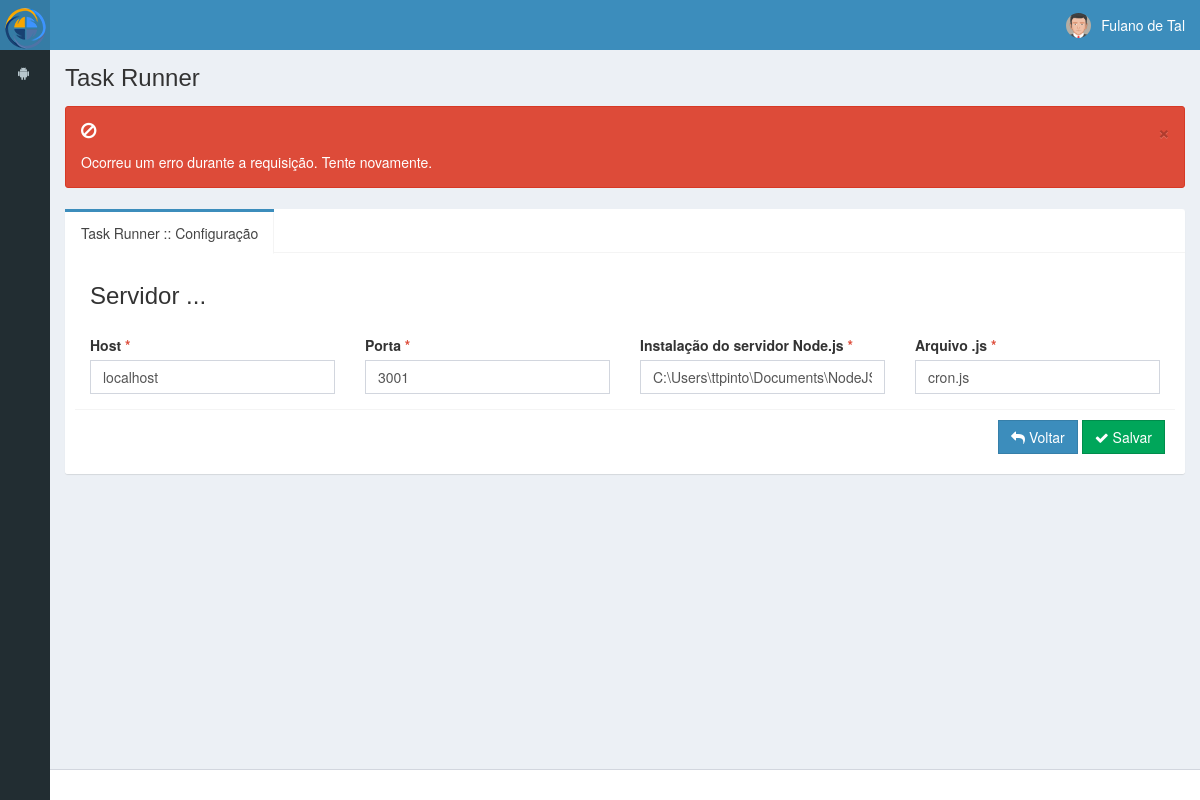
/index.php/robostart/servidor, run on the app's committed database.
### tables this page shows
CREATE TABLE `robo_config` (
  `id` int(11) NOT NULL AUTO_INCREMENT,
  `host` varchar(50) NOT NULL,
  `port` varchar(5) NOT NULL,
  `path` varchar(255) NOT NULL,
  `file` varchar(50) NOT NULL,
  PRIMARY KEY (`id`)
);

### application/controllers/RoboStart.php (called while the page is built, shortened)
<?php
class RoboStart extends CI_Controller{
    public function __construct() {
        $this->load->model("robo_config_model", "robo");
        $this->load->model("robo_grupos_model", "grupos");
        $this->load->model("robo_agenda_model", "agenda");
        $this->load->model("robo_server_exec_model", "execucao");
        $this->load->library('form_validation');
        $this->load->helper("html_utils_helper");
        $this->data['title'] = 'Task Runner';
    }
    public function servidor(){
        $this->data['subTitle'] = 'Task Runner :: Configuração';
        $this->data['robo']     = $this->robo->get();
        $this->load->view("robo/servidor", $this->data);
    }
}

### index.php (called while the page is built, shortened)
<?php
require_once BASEPATH.'core/CodeIgniter.php';

### application/models/Robo_config_model.php (called while the page is built, shortened)
<?php
class Robo_config_model extends CI_Model {
    function get() {
        $this->db->where("id", 1);
        return $this->db->get("robo_config")->row_array();
    }
}

### application/views/robo/servidor.php (the view, shortened to what this page needs)
<!DOCTYPE html>
<html>
    <head>
        <link rel="stylesheet" href="<?php echo base_url() ?>assets/bootstrap/css/bootstrap.min.css">
        <link rel="stylesheet" type="text/css" href="<?php echo base_url(); ?>assets/dist/css/font-awesome.css">
        <link rel="stylesheet" type="text/css" href="<?php echo base_url(); ?>assets/dist/css/ionicons.min.css">
        <link rel="stylesheet" type="text/css" href="<?php echo base_url(); ?>assets/dist/css/AdminLTE.css">
        <link rel="stylesheet" type="text/css" href="<?php echo base_url() ?>assets/dist/css/skins/_all-skins.min.css">
        <link rel="stylesheet" href="<?php echo base_url() ?>assets/custom/css/application.custom.css">
    </head>
    <body class="hold-transition skin-blue sidebar-mini sidebar-collapse">
        <div class="wrapper">
            <div class="content-wrapper">
                <section class="content-header">
                    <h1>
                        <?php echo $title; ?>
                    </h1>
                </section>
                <section class="content">
                    <div class="row">
                        <div class="col-xs-12">
                            <div class="nav-tabs-custom box box-no-border allow-preloader">
                                <ul class="nav nav-tabs">
                                    <li class="active"><a href="#tab_1" data-toggle="tab" aria-expanded="true"><?php echo $subTitle; ?></a></li>
                                </ul>
                                <div class="tab-content">
                                    <div class="tab-pane active" id="tab_1">
                                        <form role="ajax-form-servidor" method="post" action="<?php echo base_url("servidor-node/salvar"); ?>" enctype="multipart/form-data" autocomplete="off">
                                            <div class="row">
                                                <div class="col-xs-12">
                                                    <div class="form-group">
                                                        <div class="form-group col-xs-12">
                                                            <h3>Servidor <span class="" role="server-status">...</span></h3>
                                                        </div>
                                                        <div class="form-group col-xs-8 col-sm-8 col-md-8 col-lg-3">
                                                            <label>Host <span class="text-red">*</span></label>
                                                            <input type="text" class="form-control" name="host" value="<?php echo $robo["host"]; ?>" placeholder="Ex: embboa16.bot.emb"/>
                                                        </div>
                                                        <div class="form-group col-xs-4 col-sm-4 col-md-4 col-lg-3">
                                                            <label>Porta <span class="text-red">*</span></label>
                                                            <input type="text" class="form-control" name="port" value="<?php echo $robo["port"]; ?>" placeholder="Ex: 3000"/>
                                                        </div>
                                                        <div class="form-group col-xs-12 col-sm-6 col-md-6 col-lg-3">
                                                            <label>Instalação do servidor Node.js <span class="text-red">*</span></label>
                                                            <input type="text" class="form-control" name="path" value="<?php echo $robo["path"]; ?>" placeholder="Ex: D:\NodeJS"/>
                                                        </div>
                                                        <div class="form-group col-xs-12 col-sm-6 col-md-6 col-lg-3">
                                                            <label>Arquivo .js <span class="text-red">*</span></label>
                                                            <input type="text" class="form-control" name="file" value="<?php echo $robo["file"]; ?>" placeholder="Ex: server.js"/>
                                                        </div>
                                                    </div>
                                                </div>
                                            </div>
                                            <div class="row">
                                                <div class="col-xs-12">
                                                    <div class="box-footer text-right">
                                                        <a href="<?php echo base_url("portal/robos"); ?>" class="btn btn-flat btn-primary"><i class="fa fa-reply"></i> Voltar</a>
                                                        <button type="submit" class="btn btn-flat btn-success"><i class="fa fa-check"></i> Salvar</button>
                                                    </div>
                                                </div>
                                            </div>
                                        </form>
                                    </div>
                                </div>
                            </div>
                        </div>
                    </div>
                </section>
            </div>
        </div>
    </body>
</html>

### assets/custom/css/application.custom.css (style rules this page uses)
@media (max-width: 1200px) { .content-wrapper { margin-top: 50px !important; } }
html, body { height: 100%; }
.box.box-no-border { border-top: none; }

### assets/custom/css/animation.custom.css (style rules this page uses)
div.box { display: block; }

### data on the page
robo_config: host "localhost", port "3001", path "C:\\Users\\ttpinto\\Documents\\NodeJS", file "cron.js"

### other printed values
$title "Task Runner"
$subTitle "Task Runner :: Configuração"
